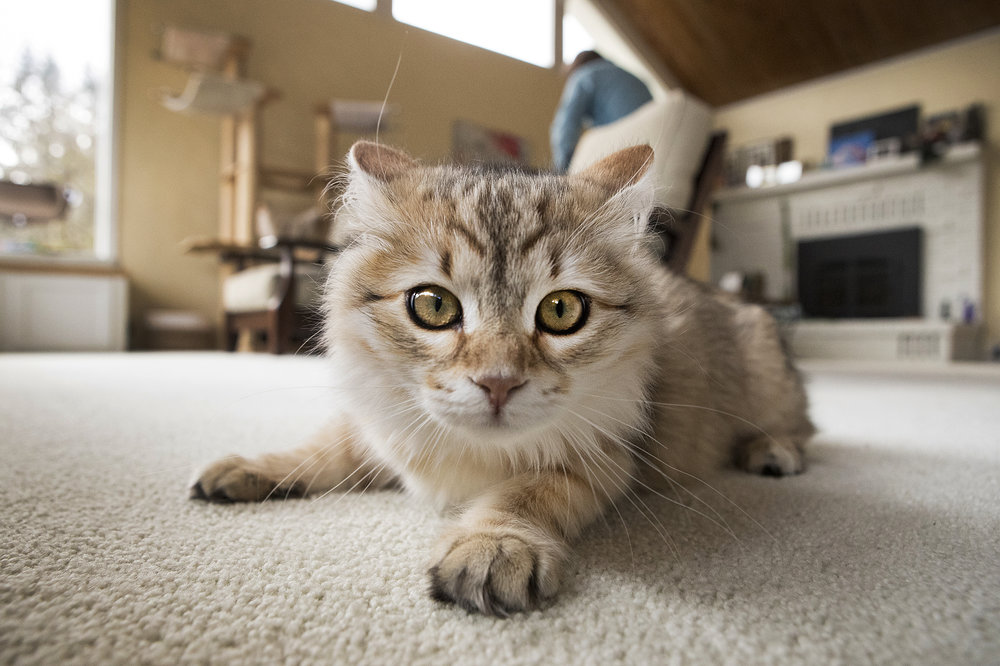
#> input picture 18-OpenCV/Photos/cat.jpg, 1000 x 666 px
$ python 8-splitmerge.py
#> lines starting #> are read from the running program, lines starting #| are printed output that depends on the picture
from cv2 import cv2 as cv
import numpy as np

img=cv.imread('Photos/cat.jpg')
#> img is the input picture: shape (666, 1000, 3); mean B, G, R 124.8, 139.9, 151.1
cv.imshow('image',img)

print('img.shape',img.shape)
#| img.shape (666, 1000, 3)

blank=np.zeros((img.shape[:2]),dtype='uint8')
# cv.imshow('blank',blank)
print('blank.shape',blank.shape)
#| blank.shape (666, 1000)

b,g,r=cv.split(img)
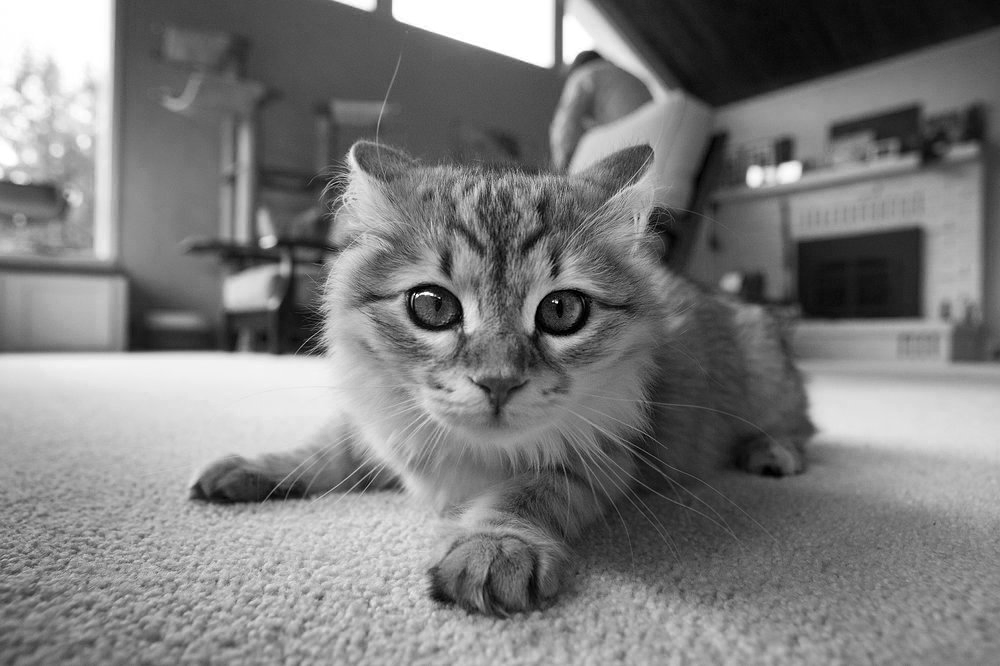
#> b: shape (666, 1000); min 0, max 255, mean 124.8
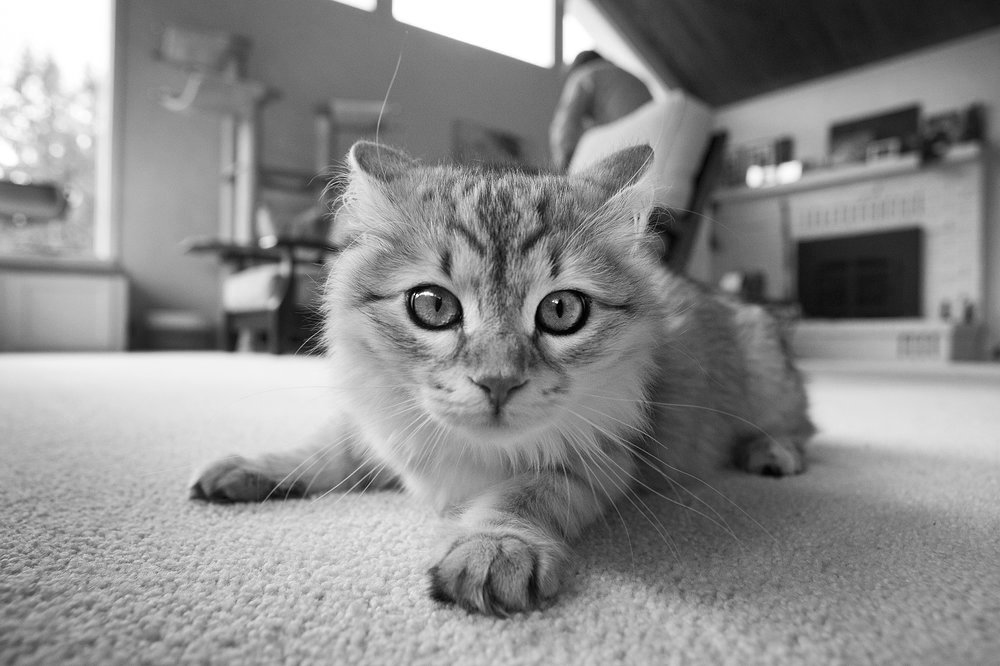
#> g: shape (666, 1000); min 0, max 255, mean 139.9
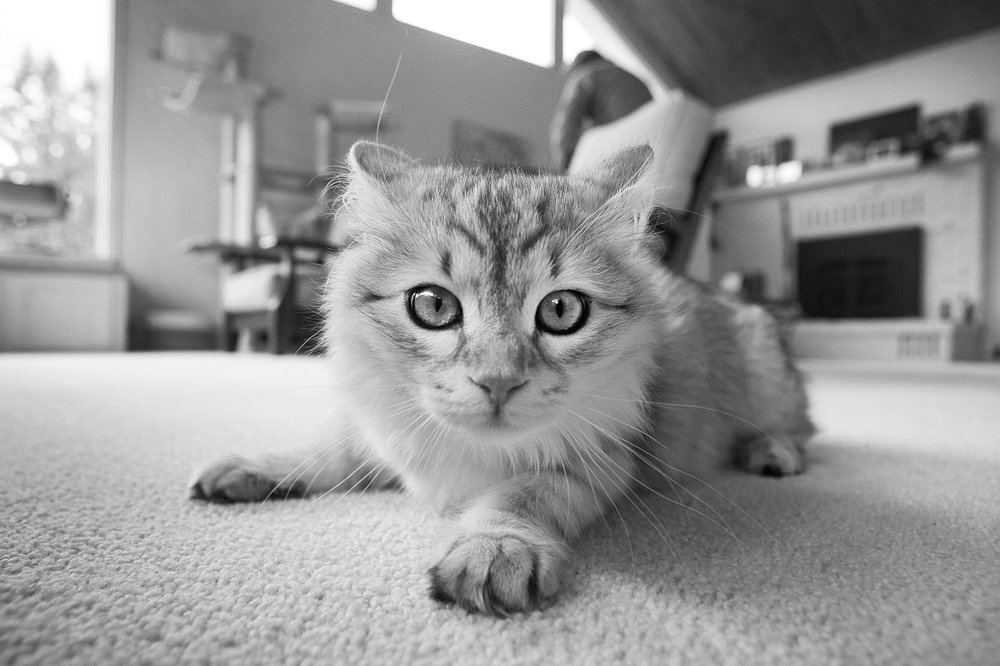
#> r: shape (666, 1000); min 0, max 255, mean 151.1

print('b.shape',b.shape)
#| b.shape (666, 1000)
print('g.shape',g.shape)
#| g.shape (666, 1000)
print('r.shape',r.shape)
#| r.shape (666, 1000)


blue=cv.merge([b,blank,blank])
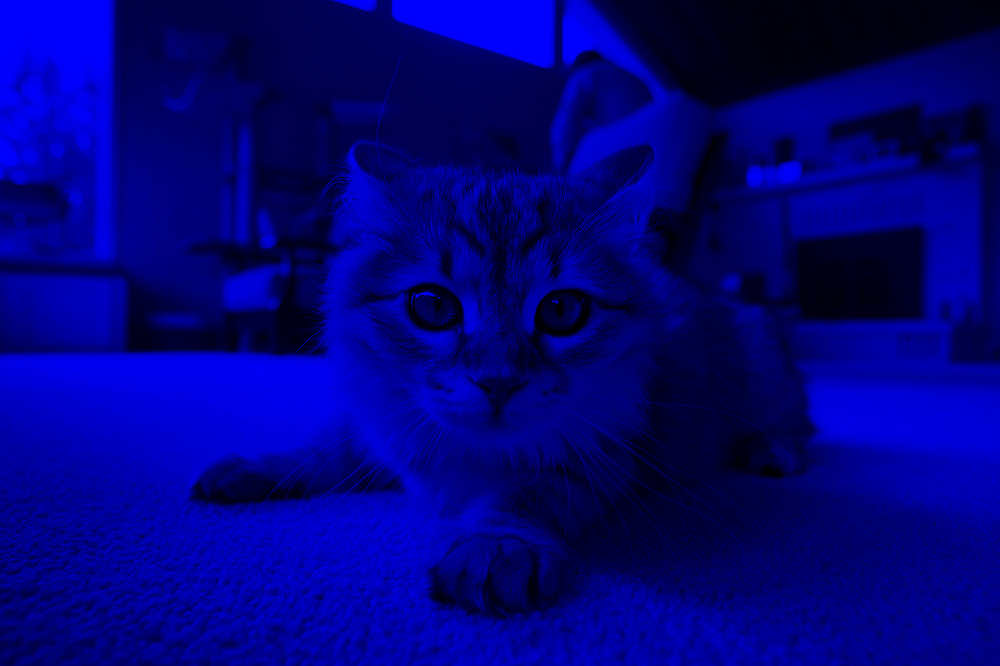
#> blue: shape (666, 1000, 3); mean of channels 0, 1, 2 124.8, 0, 0; drawn as B, G, R
green=cv.merge([blank,g,blank])
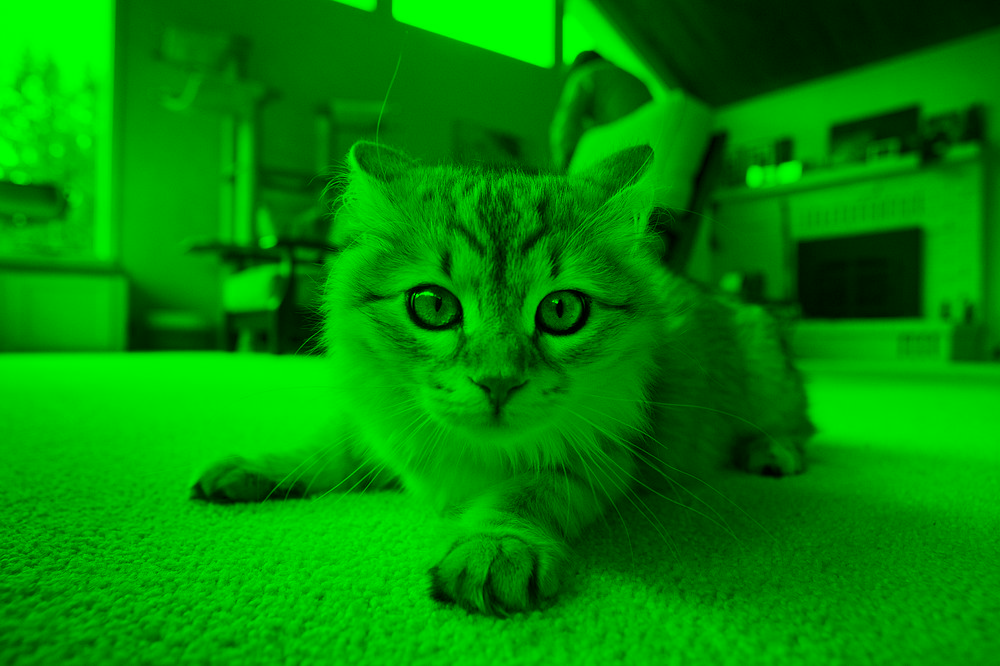
#> green: shape (666, 1000, 3); mean of channels 0, 1, 2 0, 139.9, 0; drawn as B, G, R
red=cv.merge([blank,blank,r])
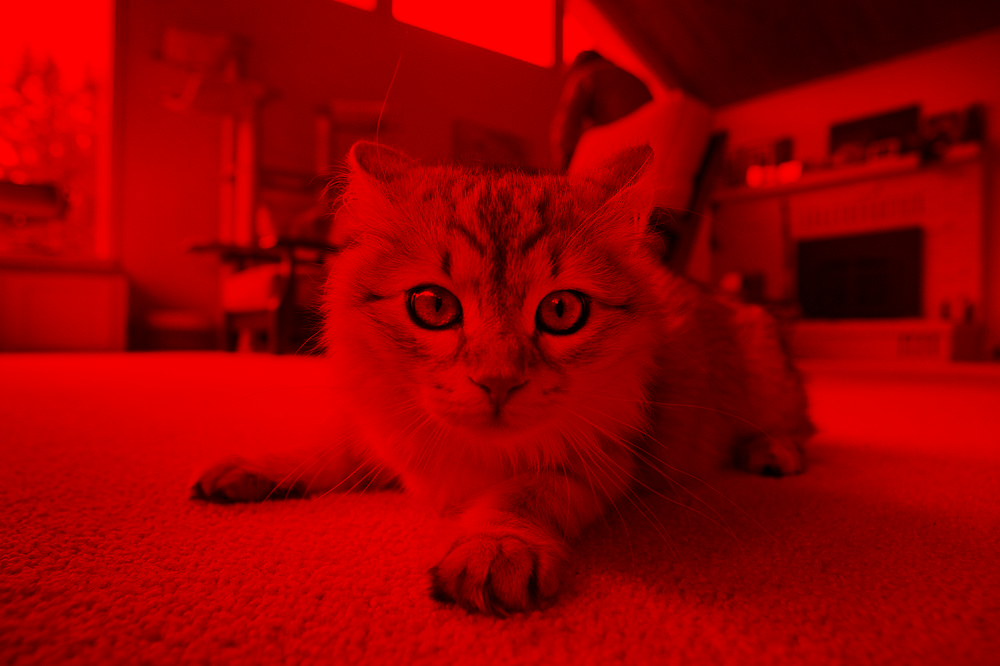
#> red: shape (666, 1000, 3); mean of channels 0, 1, 2 0, 0, 151.1; drawn as B, G, R

print('blue.shape',blue.shape)
#| blue.shape (666, 1000, 3)
print('green.shape',green.shape)
#| green.shape (666, 1000, 3)
print('red.shape',red.shape)
#| red.shape (666, 1000, 3)


cv.imshow('blue',blue)
cv.imshow('green',green)
cv.imshow('red',red)

bgr=cv.merge([b,g,r])
cv.imshow('bgr',bgr)

cv.waitKey(0)

$ run again, with 18-OpenCV/Photos/group.jpg copied over 18-OpenCV/Photos/cat.jpg
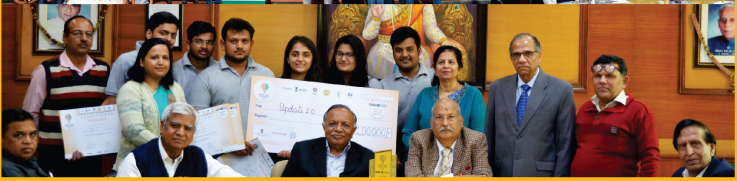
#> input picture 18-OpenCV/Photos/group.jpg, 737 x 181 px
#> img is the input picture: shape (181, 737, 3); mean B, G, R 81.7, 103.4, 130
#| img.shape (181, 737, 3)
#| blank.shape (181, 737)
#| b.shape (181, 737)
#| g.shape (181, 737)
#| r.shape (181, 737)
#> `green=cv.merge([blank,g,blank])`:
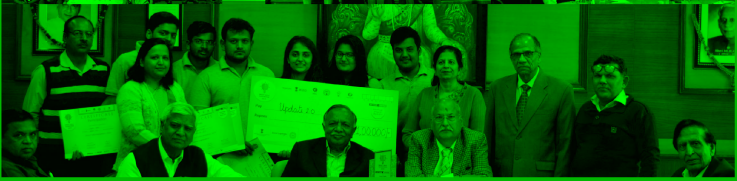
#> green: shape (181, 737, 3); mean of channels 0, 1, 2 0, 103.4, 0; drawn as B, G, R
#> `red=cv.merge([blank,blank,r])`:
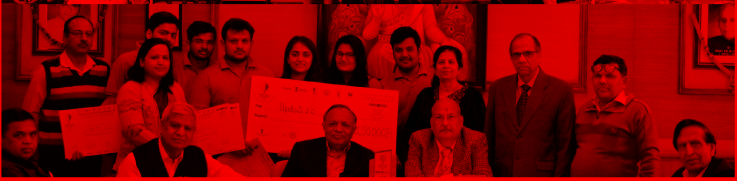
#> red: shape (181, 737, 3); mean of channels 0, 1, 2 0, 0, 130; drawn as B, G, R
#| blue.shape (181, 737, 3)
#| green.shape (181, 737, 3)
#| red.shape (181, 737, 3)
